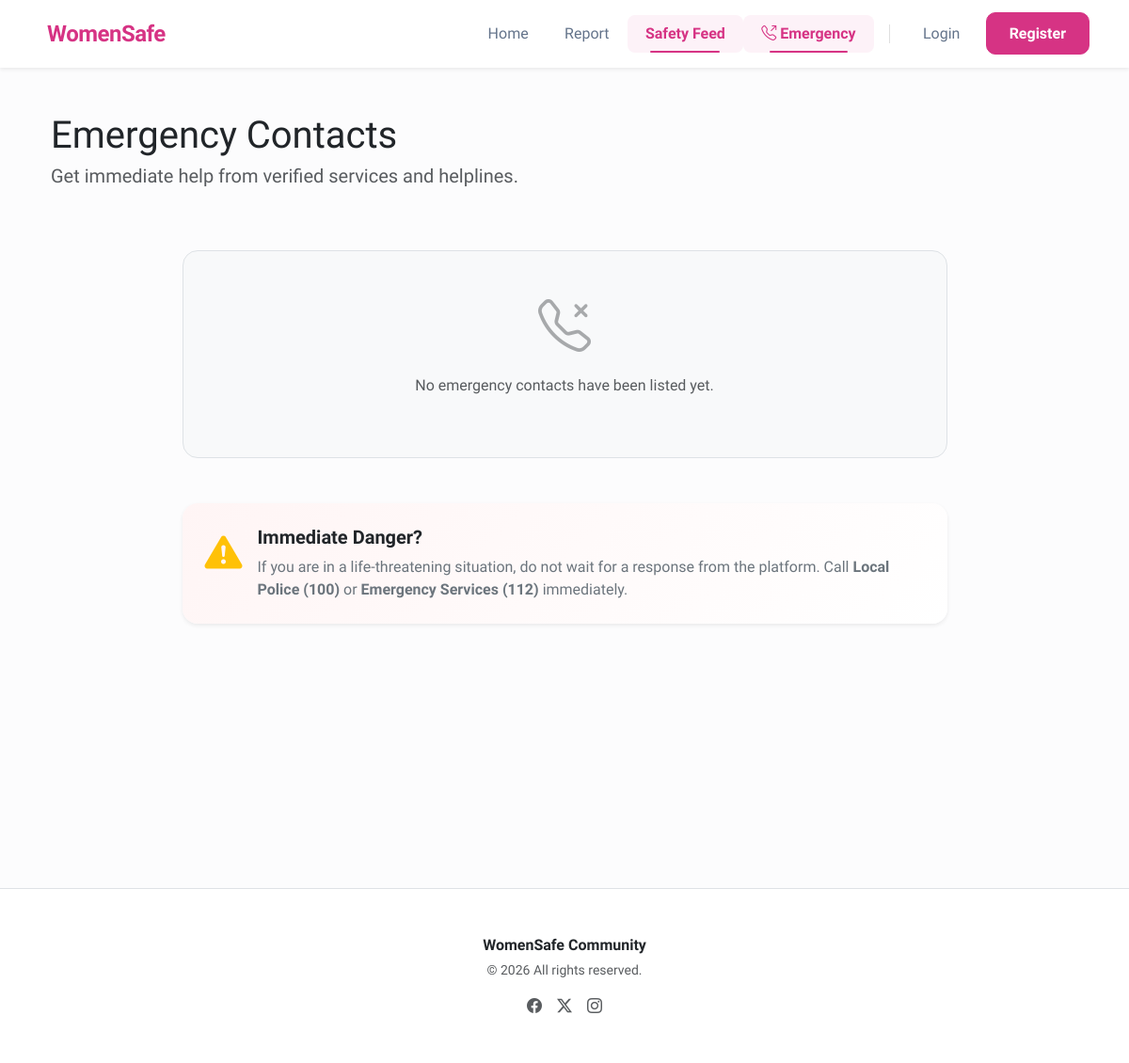
The page /awareness/emergency/ on the database as committed earlier.
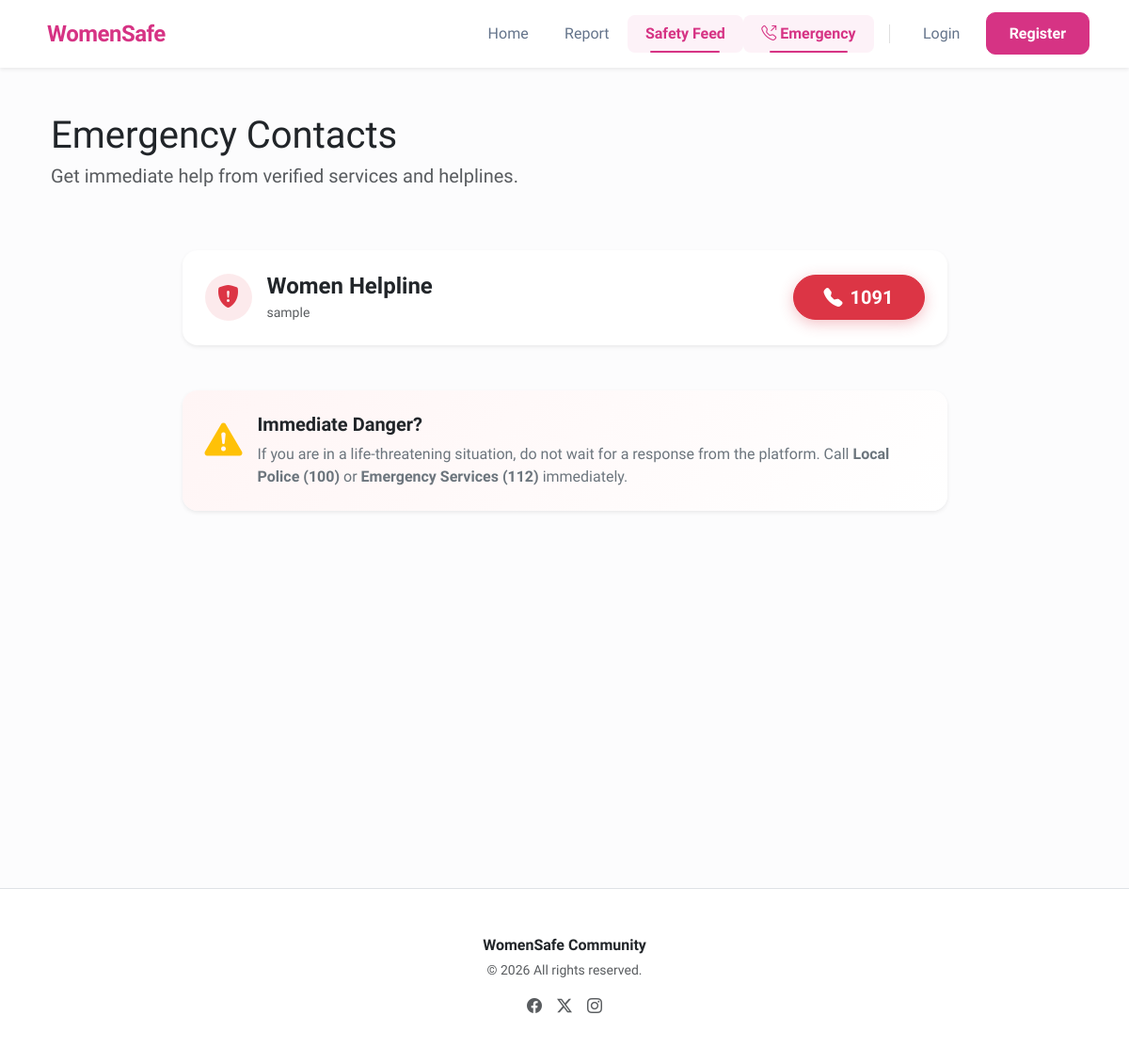
The same page on the database as committed later.
### awareness/models.py (models this page shows, shortened)
class EmergencyContact(models.Model):
    name = models.CharField(max_length=100)
    number = models.CharField(max_length=20)
    description = models.CharField(max_length=200, blank=True)
    priority = models.IntegerField(default=0, help_text="Higher number appears first")
    class Meta:
        ordering = ['-priority']

### awareness/views.py (the view)
# urls.py: path('emergency/', views.emergency_contacts, name='emergency_contacts'),
def emergency_contacts(request):
    contacts = EmergencyContact.objects.all()
    return render(request, 'awareness/emergency.html', {'contacts': contacts})

### templates/awareness/emergency.html (shortened to what this page needs)
{% extends 'base.html' %}
{% block content %}
<div class="container py-4">
    <div class="row align-items-center mb-5">
        <div class="col-md-7">
            <h1 class="fw-extrabold text-dark mb-1">Emergency Contacts</h1>
            <p class="text-muted fs-5">Get immediate help from verified services and helplines.</p>
        </div>
    </div>
    <div class="row justify-content-center">
        <div class="col-lg-9">
            <div class="d-flex flex-column gap-3 mb-5">
                {% for contact in contacts %}
                <div class="card contact-card shadow-sm">
                    <div class="card-body p-4">
                        <div class="d-flex flex-column flex-md-row justify-content-between align-items-md-center gap-4">
                            <div class="d-flex align-items-center gap-3">
                                <div class="icon-circle">
                                    <i class="bi bi-shield-fill-exclamation"></i>
                                </div>
                                <div>
                                    <h4 class="fw-bold text-dark mb-1">{{ contact.name }}</h4>
                                    <p class="text-muted mb-0 small">{{ contact.description }}</p>
                                </div>
                            </div>
                            <div class="d-flex align-items-center gap-3">
                                <a href="tel:{{ contact.number }}" class="btn btn-danger btn-lg call-btn rounded-pill px-4 py-2 fw-bold d-flex align-items-center justify-content-center">
                                    <i class="bi bi-telephone-fill me-2"></i> {{ contact.number }}
                                </a>
                            </div>
                        </div>
                    </div>
                </div>
                {% empty %}
                <div class="text-center py-5 bg-light rounded-4 border border-dashed">
                    <i class="bi bi-telephone-x display-4 text-muted opacity-50 mb-3 d-block"></i>
                    <p class="text-muted">No emergency contacts have been listed yet.</p>
                </div>
                {% endfor %}
            </div>
            <div class="card emergency-banner shadow-sm rounded-4 border-0">
                <div class="card-body p-4">
                    <div class="d-flex gap-3">
                        <div class="text-warning fs-1">
                            <i class="bi bi-exclamation-triangle-fill"></i>
                        </div>
                        <div>
                            <h5 class="fw-bold text-dark">Immediate Danger?</h5>
                            <p class="text-secondary mb-0">
                                If you are in a life-threatening situation, do not wait for a response from the platform.
                                Call <strong>Local Police (100)</strong> or <strong>Emergency Services (112)</strong> immediately.
                            </p>
                        </div>
                    </div>
                </div>
            </div>
        </div>
    </div>
</div>
{% endblock %}

Rows that differ between the two databases and show on the page:
added EmergencyContact: name "Women Helpline", description "sample", number "1091"
Other text that changed with them:
text no longer shown: "No emergency contacts have been listed yet."
